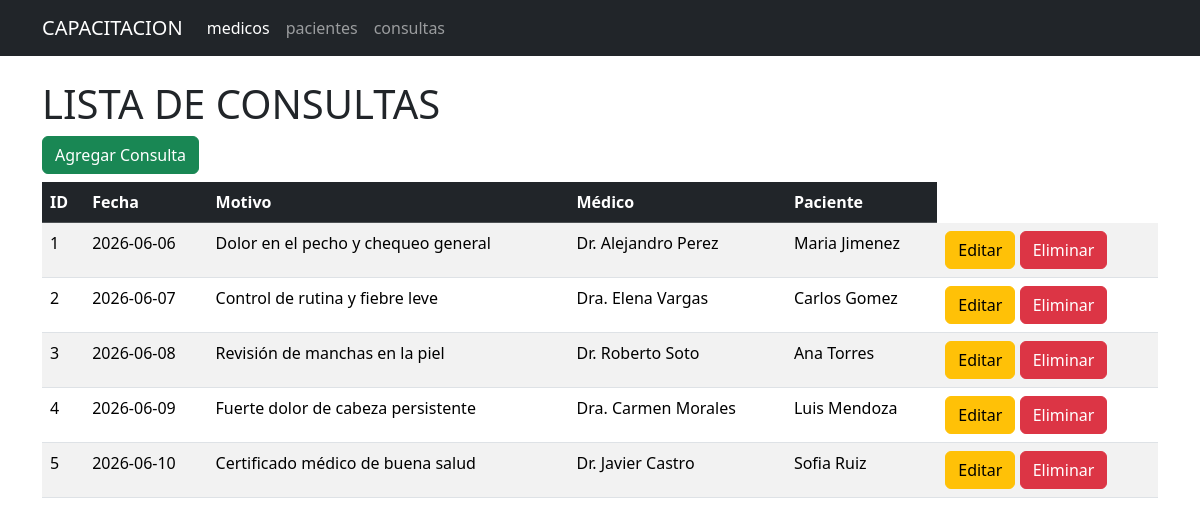
Before: /consultas with the older database file.
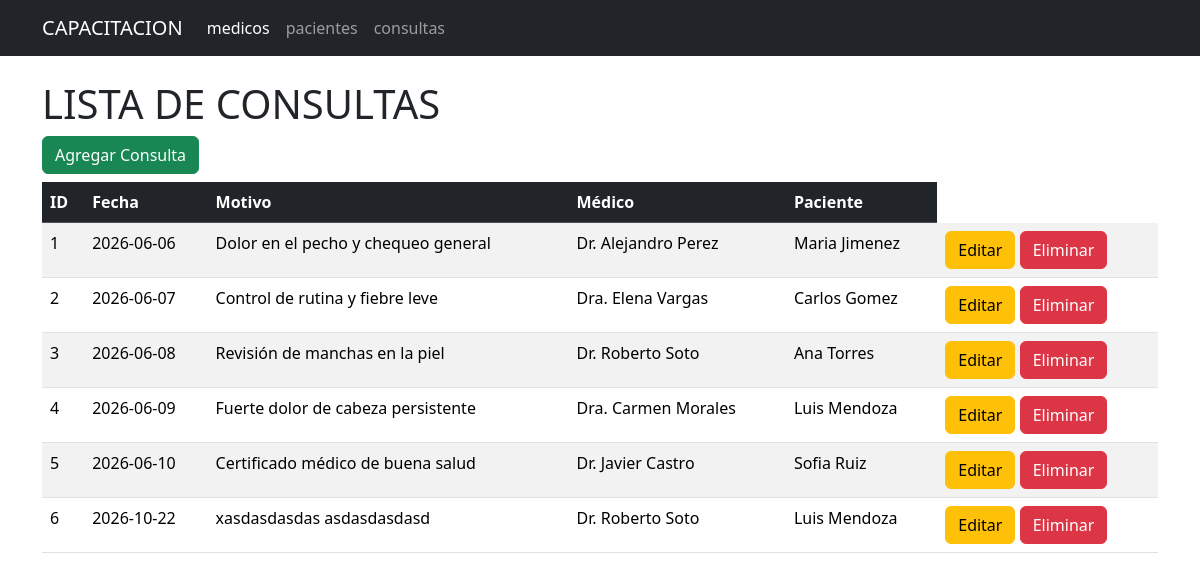
After: the same page with the newer database file.
### tables this page shows
CREATE TABLE consultas (
        id_consulta INTEGER PRIMARY KEY AUTOINCREMENT,
        fecha TEXT NOT NULL,
        motivo TEXT NOT NULL,
        id_paciente INTEGER NOT NULL,
        id_medico INTEGER NOT NULL,
        FOREIGN KEY (id_paciente) REFERENCES pacientes(id_paciente),
        FOREIGN KEY (id_medico) REFERENCES medicos(id_medico)
    );

CREATE TABLE medicos (
        id_medico INTEGER PRIMARY KEY AUTOINCREMENT,
        nombre TEXT NOT NULL,
        especialidad TEXT NOT NULL,
        email TEXT NOT NULL,
        telefono INTEGER NOT NULL
    );

CREATE TABLE pacientes (
        id_paciente INTEGER PRIMARY KEY AUTOINCREMENT,
        nombre TEXT NOT NULL,
        email TEXT NOT NULL,
        telefono INTEGER NOT NULL,
        fecha_nacimiento TEXT
    );

### app.py (the view)
@app.route('/consultas')
def consultas():
    conn = get_db_connection()
    consultas = conn.execute(
        """
        SELECT c.id_consulta, c.fecha AS fecha, c.motivo AS motivo, m.nombre AS nombre_medico, p.nombre AS nombre_paciente
        FROM consultas c
        JOIN medicos m ON c.id_medico = m.id_medico
        JOIN pacientes p ON c.id_paciente = p.id_paciente
        """
        ).fetchall()
    conn.close()
    return render_template('consultas.html', consultas=consultas)

### app.py (called while the page is built)
def get_db_connection():
    conn = sqlite3.connect('sistema_medico.db')
    conn.row_factory = sqlite3.Row
    return conn

### templates/consultas.html
{% extends 'base.html' %}
{% block content %}
<h1>LISTA DE CONSULTAS</h1>
<a href="{{url_for('nueva_consulta')}}" class="btn btn-success mb-2">Agregar Consulta</a>
<table class="table table-striped table-hover">
    <thead class="table-dark">
        <tr>
            <th>ID</th>
            <th>Fecha</th>
            <th>Motivo</th>
            <th>Médico</th>
            <th>Paciente</th>
        </tr>
    </thead>
    <tbody>
        {% for consulta in consultas %}
        <tr>
            <td>{{ consulta.id_consulta }}</td>
            <td>{{ consulta.fecha }}</td>
            <td>{{ consulta.motivo }}</td>
            <td>{{ consulta.nombre_medico }}</td>
            <td>{{ consulta.nombre_paciente }}</td>
            <td>
                <a href="{{ url_for('editar_consulta', id_consulta=consulta.id_consulta) }}" class="btn btn-warning">Editar</a>
                <a href="{{ url_for('eliminar_consulta', id_consulta=consulta.id_consulta) }}"
                class="btn btn-danger" onclick="return confirm('¿Estás seguro de que quieres eliminar esta consulta?');">Eliminar</a>
            </td>
        </tr>
        {% endfor %}
    </tbody>
</table>
{% endblock %}

### templates/base.html (shortened to what this page needs)
<!doctype html>
<html lang="es">
  <head>
    <link href="https://cdn.jsdelivr.net/npm/bootstrap@5.3.8/dist/css/bootstrap.min.css" rel="stylesheet">
  </head>
  <body>
            <nav class="navbar navbar-expand-lg navbar-dark bg-dark">
        <div class="container">
            <a class="navbar-brand" href="#">CAPACITACION</a>
            <div class="collapse navbar-collapse" id="navbarNavAltMarkup">
                <div class="navbar-nav">
                    <a class="nav-link active" aria-current="page"
                    href="{{url_for('medicos')}}">medicos</a>
                    <a class="nav-link" href="{{url_for('pacientes')}}">pacientes</a>
                    <a class="nav-link" href="{{url_for('consultas')}}">consultas</a>
                </div>
            </div>
        </div>
    </nav>
    <div class="container mt-4">
        {% block content %}
        {% endblock %}
    </div>
  </body>
</html>

Changed rows visible on the page:
added consultas: id_consulta "6", fecha "2026-10-22", motivo "xasdasdasdas asdasdasdasd", nombre_medico "Dr. Roberto Soto", nombre_paciente "Luis Mendoza"
